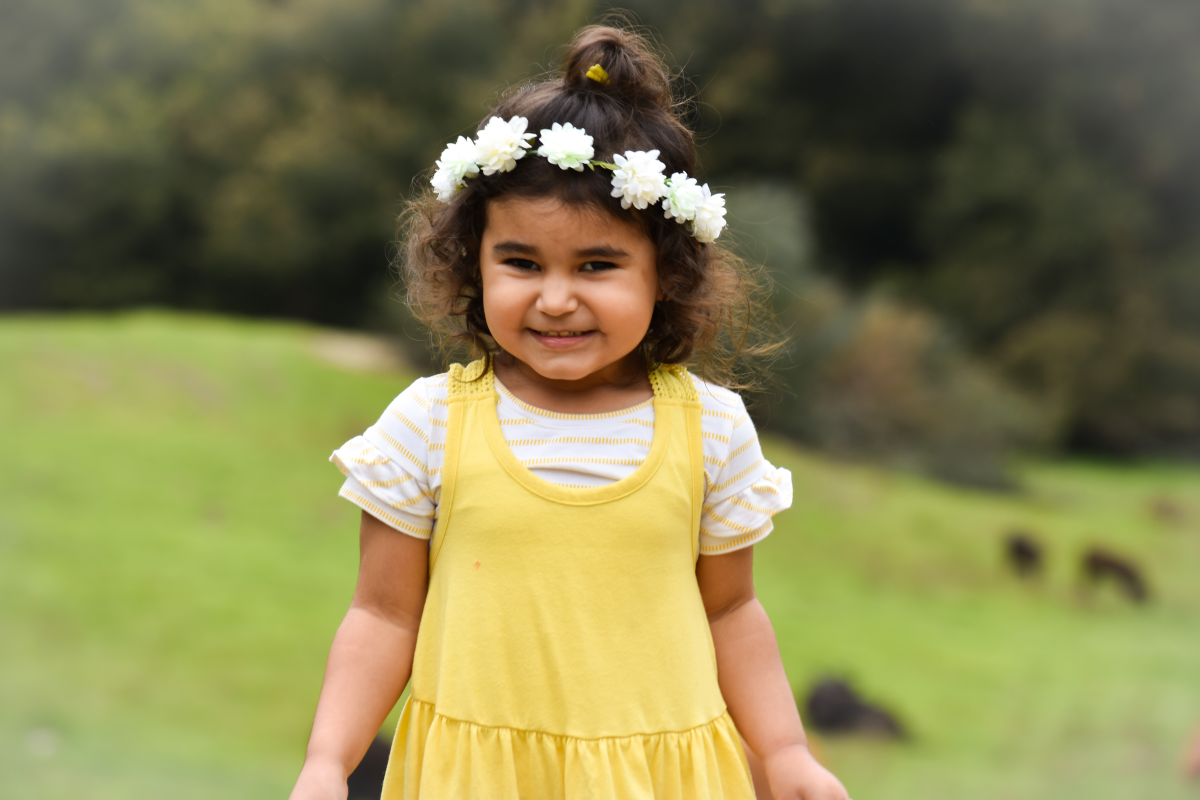
#> input picture Photos/sofia.jpg, 6000 x 4000 px (shown at 1/5 size)
$ python contours.py
#> lines starting #> are read from the running program, lines starting #| are printed output that depends on the picture; after the words box and inside, x2 and y2 are one past the last pixel; in counts of white or black regions, pixels touching at a corner belong together
### rescale.py
import cv2 as cv

# img = cv.imread("Photos/sofia")
# cv.imshow("Sofia", img)

def rescaleFrame(frame, scale=0.75):
    width = int(frame.shape[1] * scale)
    height = int(frame.shape[0] * scale)
    dimensions= (width,height)

    return cv.resize(frame, dimensions, interpolation=cv.INTER_AREA)

img = cv.imread('Photos/sofia.jpg')
#> img is the input picture: shape (4000, 6000, 3); mean B, G, R 81, 130, 133.6

# cv.imshow("Sofia", img)

pic_resized = rescaleFrame(img,scale=.2)
#> in rescaleFrame, `return cv.resize(frame, dimensions, interpolation=cv.INTER_AREA)`:
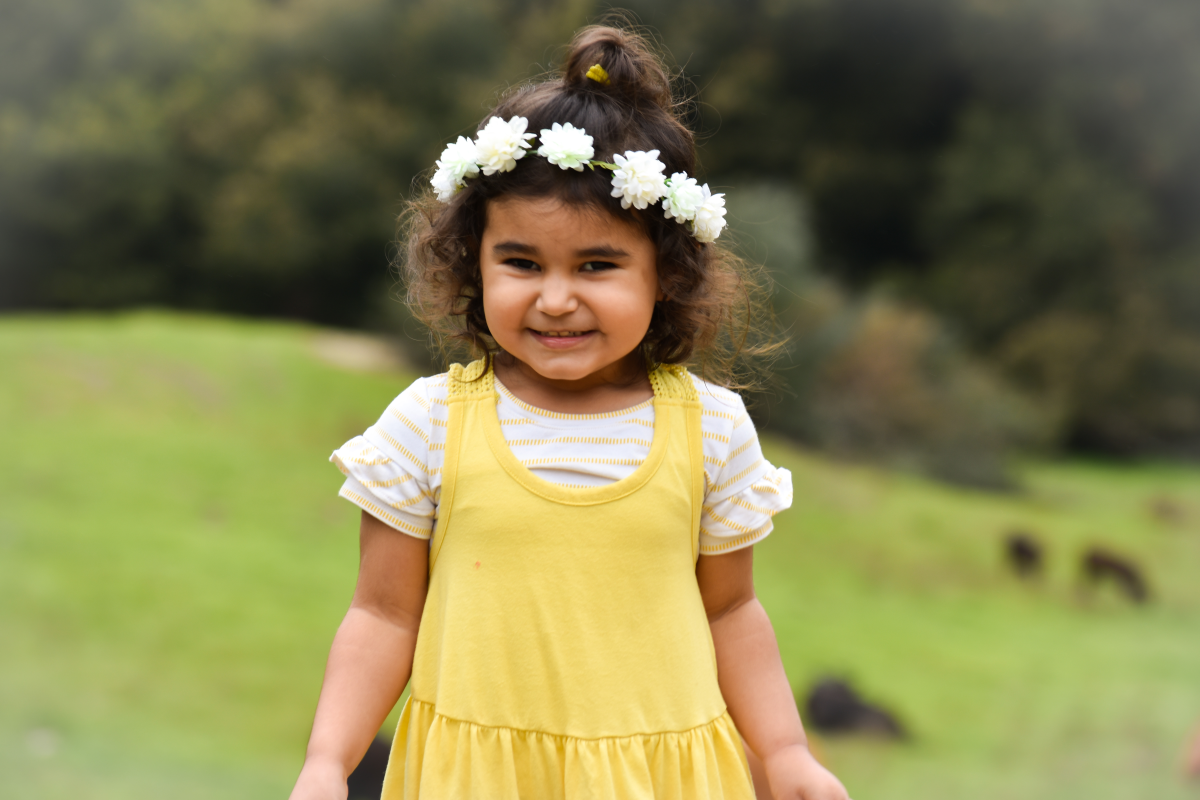
#> returned value: shape (800, 1200, 3); mean of channels 0, 1, 2 81, 130, 133.6; drawn as B, G, R
cv.imshow("Sofia Resized", pic_resized)


cv.waitKey(0)

### contours.py
import cv2 as cv

from rescale import rescaleFrame

img = cv.imread("Photos/sofia.jpg")
img = rescaleFrame(img,scale=.2)
cv.imshow("Sofia Resized", img)

gray = cv.cvtColor(img, cv.COLOR_BGR2GRAY)
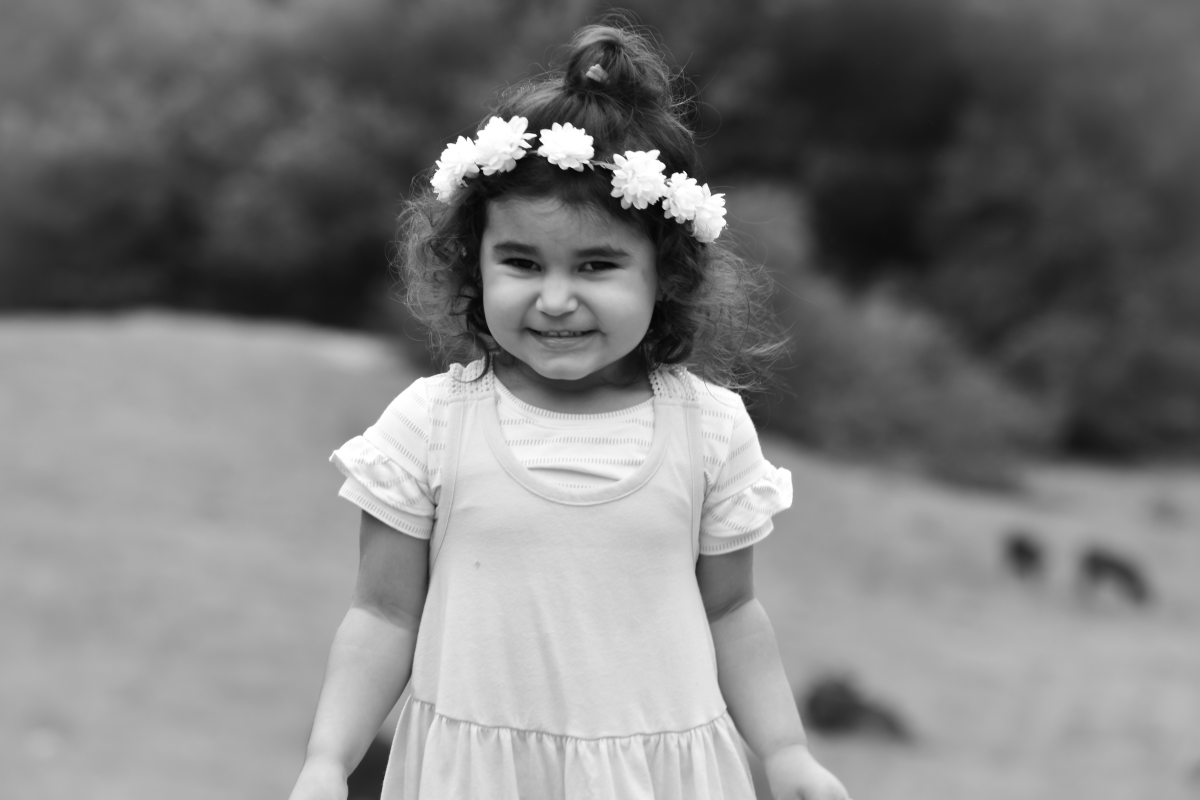
#> gray: shape (800, 1200); min 5, max 255, mean 125.5
cv.imshow("Gray", gray)

canny= cv.Canny(img, 125, 175)
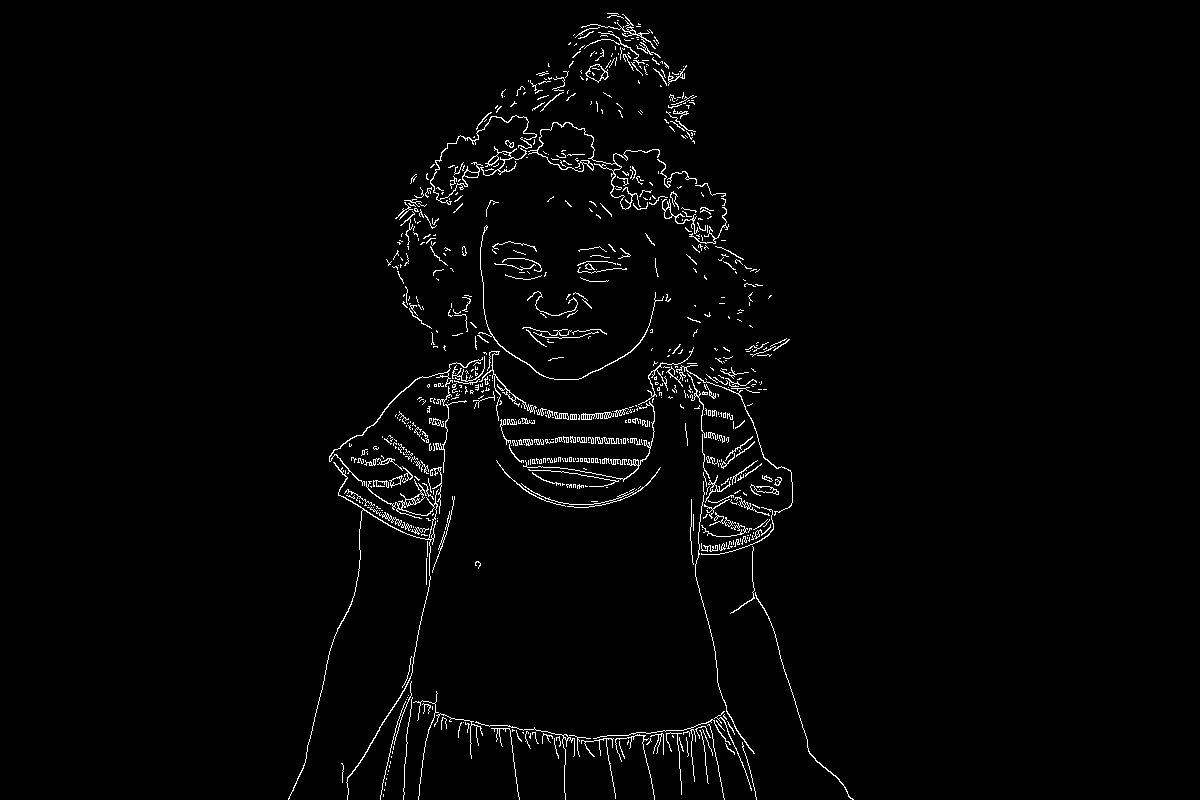
#> canny: shape (800, 1200); 2% white in thin lines or dots, all inside (x1, y1, x2, y2) = (288, 13, 854, 800)
cv.imshow("Canny Edges", canny)

contours, hierarchies = cv.findContours(canny, cv.RETR_LIST, cv.CHAIN_APPROX_NONE)
#> contours = 966 contours, 895 with area under 20; largest, box (x1, y1, x2, y2) and area: (288, 462, 439, 800) 340, (430, 115, 537, 205) 282, (585, 64, 609, 83) 237, (586, 64, 605, 82) 186, (528, 122, 660, 210) 159
print(f'{len(contours)} contour(s) found!')
#| 966 contour(s) found!

cv.waitKey(0)

$ run again, with Photos/enj.jpg copied over Photos/sofia.jpg
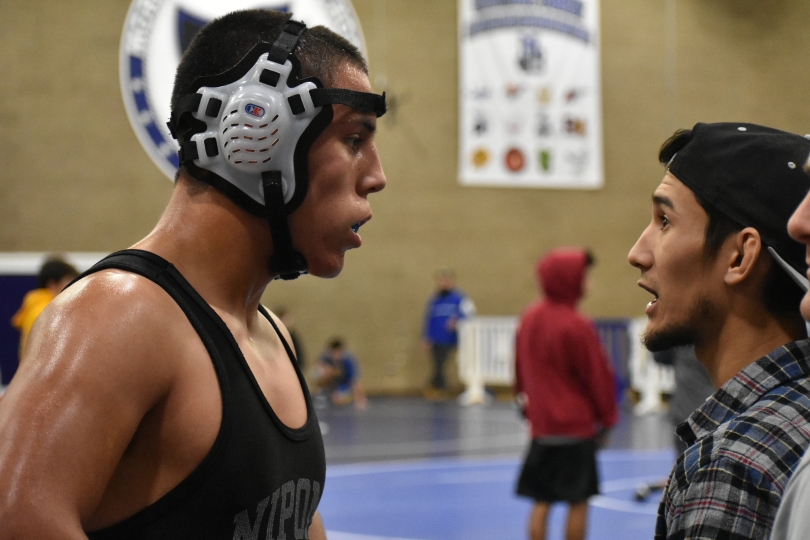
#> input picture Photos/enj.jpg, 1620 x 1080 px (shown at 1/2 size)
#> img is the input picture: shape (1080, 1620, 3); mean B, G, R 86.7, 100.8, 117.1
#> `gray = cv.cvtColor(img, cv.COLOR_BGR2GRAY)`:
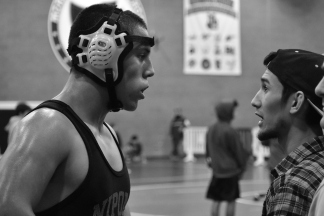
#> gray: shape (216, 324); min 6, max 255, mean 104.1
#> `canny= cv.Canny(img, 125, 175)`:
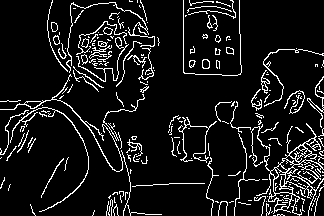
#> canny: shape (216, 324); 9.5% white in thin lines or dots
#> contours = 264 contours, 211 with area under 20; largest, box (x1, y1, x2, y2) and area: (251, 123, 324, 216) 1630, (289, 163, 319, 183) 250, (268, 192, 293, 211) 236, (273, 167, 293, 194) 236, (284, 172, 310, 190) 175
#| 264 contour(s) found!
